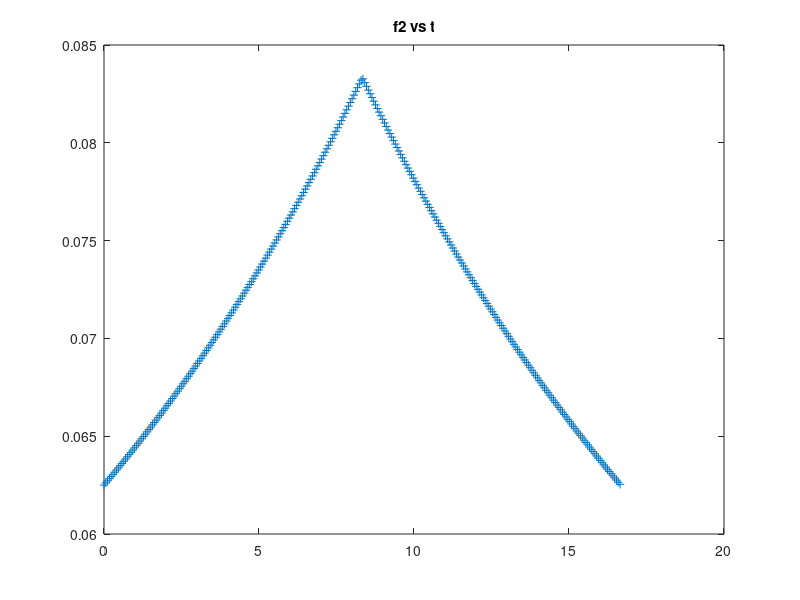
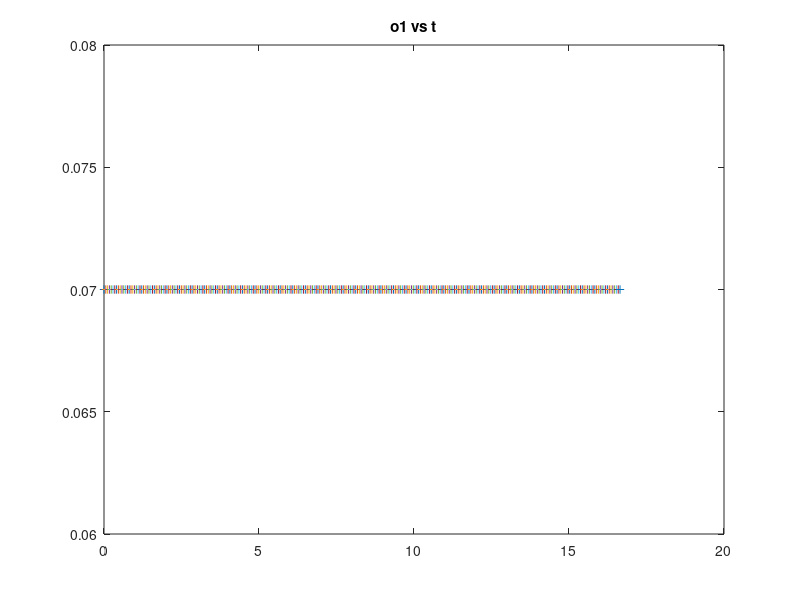
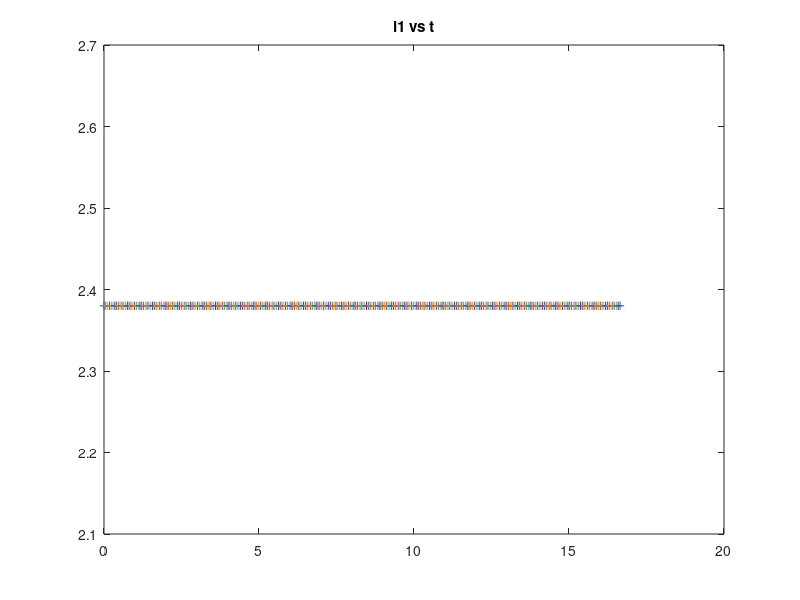
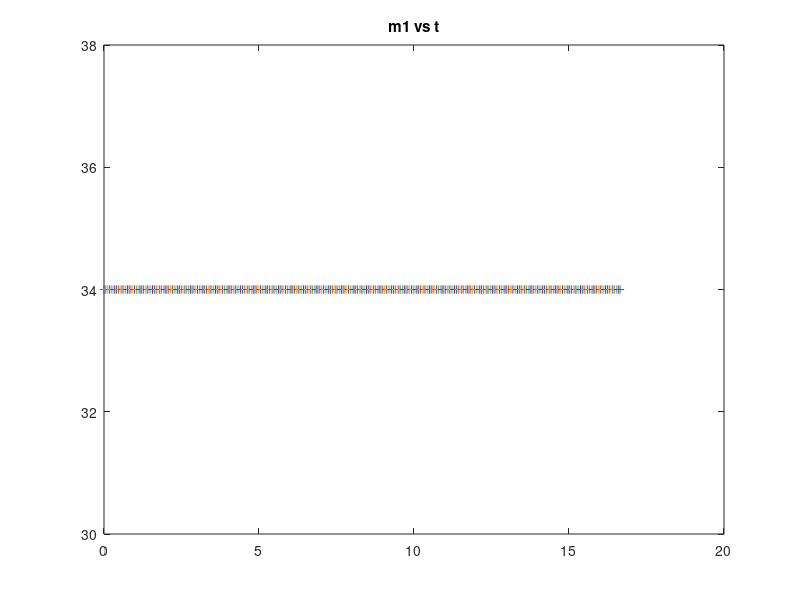

Here is the MATLAB script that generated these plots, in order:
clear all;
close all;

%% Generating graphs to go into the paper

o1=0.07; % Guess
f1=0.068; % From Email
d1=0.03; % Guess

f3=0.06; % Measured to be 0.053
d2=0.12; % measure
de=0.07; % measure

num=280; % num of sample depths along z direction(depth direction)
MinOpPower=12; % min optical power of focus tunable lens(in diopters)
MaxOpPower=16; % max optical power of focus tunable lens(in diopters)
t=1:num;
p=1;


t=0:0.058:1e3/60;

%% Triangular wave

delt_t=1e3/60/2;
tan1=(MinOpPower-MaxOpPower)/delt_t;
y1=tan1*t+MaxOpPower;

tan2=(MaxOpPower-MinOpPower)/delt_t;
y2=tan2*t+2*MinOpPower-MaxOpPower;

index=max(find(t<=delt_t));
f_t_inverse=[y1(1:index),y2(index+1:end)];
f2=1./f_t_inverse;

figure; plot(t, f2, '+');
title('f2 vs t');

figure; plot(t, o1, '+');
title ('o1 vs t');

i1=f1*o1/(o1-f1);
figure; plot(t, i1, '+');
title ('i1 vs t');
m1 = i1/o1;
figure; plot(t, m1, '+');
title ('m1 vs t');

o2=i1-d1;
figure; plot(t, o2, '+');
title('o2 vs t');

i2=f2*o2./(o2+f2);
figure; plot(t, i2, '+');
title('i2 vs t');
m2 = i2/o2;
figure; plot(t, m2, '+');
title ('m2 vs t');

%i2=f2*o2./(o2-f2);
o3=d2-i2;
figure; plot(t, o3, '+');
title('o3 vs t');

i3=f3*o3./(o3-f3);
figure; plot(t, i3, '+');
title('i3 vs t');
m3 = i3./o3;
figure; plot(t, m3, '+');
title ('m3 vs t');

m = m1*(m2.*m3);
figure; plot(t, m, '+');
title ('m vs t');

O_1 = 0.01778; % meters. O_1 = 0.7 inches
I_e = m*O_1;

ie=-i3+de;

linewidth = 3;

return;

filename = sprintf('./graphs/triangular_lens_power_vs_time.svg');
custom_plot_save(t, f_t_inverse, filename);

% figure('units','normalized','outerposition', [0 0 0.99 0.98], 'visible', 'on');
% plot(t,f_t_inverse, '+', 'LineWidth', linewidth);
% set(gcf, 'PaperPositionMode', 'auto');
% set(gca, 'FontSize', 30);
% print(filename, '-dsvg')


% figure('units','normalized','outerposition', [0 0 0.99 0.98], 'visible', 'on');
% plot(t,1./ie, '+', 'LineWidth', linewidth);
% set(gcf, 'PaperPositionMode', 'auto');
% set(gca, 'FontSize', 30);
% print(filename, '-dsvg')

filename = sprintf('./graphs/triangular_virtual_image_dioptres_vs_time.svg');
custom_plot_save(t, 1./ie, filename);


% figure('units','normalized','outerposition', [0 0 0.99 0.98], 'visible', 'on');
% plot(t,ie', 'LineWidth', 5);
% set(gcf, 'PaperPositionMode', 'auto');
% set(gca, 'FontSize', 30);
% print(filename, '-dsvg')

filename = sprintf('./graphs/triangular_virtual_image_distance_vs_time.svg');
custom_plot_save(t, ie, filename);


Magnitude=(MaxOpPower-MinOpPower)/2;
offset=(MaxOpPower+MinOpPower)/2;

f_t_inverse=Magnitude*sin(t*2*pi/(1e3/60))+offset;
f2=1./f_t_inverse;



i1=f1*o1/(o1-f1);

o2=i1-d1;


i2=f2*o2./(o2+f2);

%i2=f2*o2./(o2-f2);
o3=d2-i2;


i3=f3*o3./(o3-f3);

ie=-i3+de;

% figure('units','normalized','outerposition', [0 0 0.99 0.98], 'visible', 'on');
% plot(t,f_t_inverse, 'LineWidth', 5);
% set(gcf, 'PaperPositionMode', 'auto');
% set(gca, 'FontSize', 30);
% print(filename, '-dsvg')

filename = sprintf('./graphs/sinusoidal_ens_power_vs_time.svg');
custom_plot_save(t, f_t_inverse, filename);


% figure('units','normalized','outerposition', [0 0 0.99 0.98], 'visible', 'on');
% plot(t,1./ie, 'LineWidth', 5);
% set(gcf, 'PaperPositionMode', 'auto');
% set(gca, 'FontSize', 30);
% print(filename, '-dsvg')

filename = sprintf('./graphs/sinusoidal_virtual_image_dioptres_vs_time.svg');
custom_plot_save(t, 1./ie, filename);


% figure('units','normalized','outerposition', [0 0 0.99 0.98], 'visible', 'on');
% plot(t,ie', 'LineWidth', 5);
% set(gcf, 'PaperPositionMode', 'auto');
% set(gca, 'FontSize', 30);
% print(filename, '-dsvg')

filename = sprintf('./graphs/sinusoidal_virtual_image_distance_vs_time.svg');
custom_plot_save(t, ie, filename);



return;


% figure('units','normalized','outerposition', [0 0 0.48 0.64], 'visible', 'on');
% plot(t,theta);
% set(gcf, 'PaperPositionMode', 'auto');
% filename = sprintf('./graphs/fov_vs_time.png');
% saveas(gcf, filename, 'png');

%% Searching for the right set of parameters
% d1+o1=0.09 % measure

printgraphs = false;
ie_all = [];
fov_all = [];
parameters = [];
index = 0;
o2_all = [];
diff_o2_f1 = [];
i2_all = [];


% f1=0.07; % From Email
% d1=0.03; % Guess
% f3=0.04; % Guess
d2=0.12; % measure
de=0.07; % measure
f3 = 0.053; %measured

for f3 = 0.055:0.001:0.06
    for o1=0.04:0.01:0.07
        for f1=(o1 - 0.03):0.001:o1
            
            if(o1 <= f1 || o1 >= 2*f1)
                continue;
            end
            for d1 = 0.01:0.01:0.035
                
                
                % o1 has to lie between f1 and 2*f1
                
                
                
                
                % d2=0.12; % measure
                % de=0.07; % measure
                
                % o1=0.04; % Guess
                % f1=0.03; % From Email
                % d1=0.05; % Guess
                % f3=0.09; % Guess
                
                %
                num=280; % num of sample depths along z direction(depth direction)
                MinOpPower=12; % min optical power of focus tunable lens(in diopters)
                MaxOpPower=16; % max optical power of focus tunable lens(in diopters)
                t=1:num;
                p=1;
                
                % finding depthlist using triangular driving signal
                t=0:58:1e6/60;
                delt_t=1e6/60/2;
                tan1=(MinOpPower-MaxOpPower)/delt_t;
                y1=tan1*t+MaxOpPower;
                
                tan2=(MaxOpPower-MinOpPower)/delt_t;
                y2=tan2*t+2*MinOpPower-MaxOpPower;
                
                index=max(find(t<=delt_t));
                f_t_inverse=[y1(1:index),y2(index+1:end)];
                f2=1./f_t_inverse;
                
                % considering three lens separately
                i1=f1*o1/(o1-f1);
                o2=i1-d1;
                
                i2=f2*o2./(o2+f2);
                %i2=f2*o2./(o2-f2);
                
                o2_all = [o2_all; o2];
                diff_o2_f1 = [diff_o2_f1 (o2 + f1)];
                i2_all = [i2_all i2];
                o3=d2-i2;
                
                % o3 has to lie within f3
                
                
                %                 if(abs(o3) > abs(f3))
                %                     break;
                %                 end
                
                
                i3=f3*o3./(o3-f3);
                ie=-i3+de;
                
                % Field of View
                
                O_1 = 0.01778; % meters. O_1 = 0.7 inches
                I_e = - (ie/o3) * (i2/o2) * (i1/o1) * O_1;
                theta = 2*rad2deg(atan((I_e/2)./ie));
                
                ie_all = [ie_all; ie];
                fov_all = [fov_all; theta];
                
                %
                parameters = [parameters; [index o1 f1 d1 f3]];
                
                if(printgraphs)
                    figure('units','normalized','outerposition', [0 0 0.48 0.64], 'visible', 'on');
                    subplot(2,2,1)
                    plot(t,f_t_inverse,'r*'); hold on;
                    title('Focus-tunable Lens Driving signal');
                    xlabel('time/s');
                    ylabel('Optical power/diopter');
                    
                    
                    subplot(2,2,2)
                    plot(t,1./ie,'r*');
                    title('Focal plane depth changes in diopter');
                    xlabel('time/s');
                    ylabel('Focal plane depth/diopter');
                    
                    subplot(2,2,3)
                    plot(t,ie,'r*');
                    title('Focal plane depth changes in meter');
                    xlabel('time/s');
                    ylabel('Focal plane depth/m');
                    
                    subplot(2,2,4)
                    plot(t,theta,'r*');
                    title('Field of view');
                    xlabel('time/s');
                    ylabel('Field of view');
                    
                    set(gcf, 'PaperPositionMode', 'auto');
                    filename = sprintf('./graphs/%1.2f_%1.2f_%1.2f_%1.2f.png', f3, o1, f1, d1);
                    
                    saveas(gcf, filename, 'png');
                    %close(gcf);
                end
            end
        end
    end
end


ie_subset = ie_all;
ie_subset(ie_subset < 0) = 0;
ie_subset(ie_subset > 4) = 4;
figure; imagesc(ie_subset); colorbar;
figure; plot(i2_all);

mean_fov = mean(abs(fov_all), 2);
